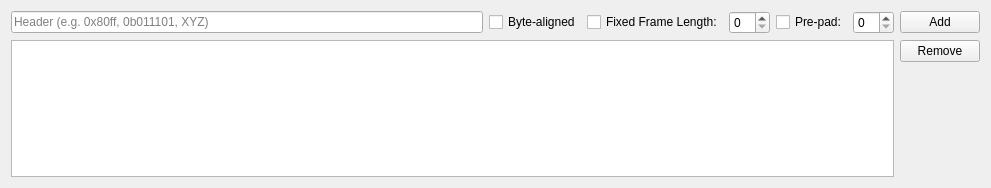
<?xml version="1.0" encoding="UTF-8"?>
<ui version="4.0">
 <class>HeaderFramerForm</class>
 <widget class="QWidget" name="HeaderFramerForm">
  <property name="geometry">
   <rect>
    <x>0</x>
    <y>0</y>
    <width>991</width>
    <height>188</height>
   </rect>
  </property>
  <property name="windowTitle">
   <string>Form</string>
  </property>
  <layout class="QVBoxLayout" name="verticalLayout_3">
   <item>
    <layout class="QHBoxLayout" name="horizontalLayout">
     <item>
      <widget class="QLineEdit" name="le_header">
       <property name="placeholderText">
        <string>Header (e.g. 0x80ff, 0b011101, XYZ)</string>
       </property>
      </widget>
     </item>
     <item>
      <widget class="QCheckBox" name="cb_byteAlign">
       <property name="text">
        <string>Byte-aligned</string>
       </property>
      </widget>
     </item>
     <item>
      <widget class="QCheckBox" name="cb_fixedLength">
       <property name="text">
        <string>Fixed Frame Length:</string>
       </property>
      </widget>
     </item>
     <item>
      <widget class="QSpinBox" name="sb_frameLength"/>
     </item>
     <item>
      <widget class="QCheckBox" name="cb_prePad">
       <property name="text">
        <string>Pre-pad:</string>
       </property>
      </widget>
     </item>
     <item>
      <widget class="QSpinBox" name="sb_prePad"/>
     </item>
     <item>
      <widget class="QPushButton" name="pb_add">
       <property name="text">
        <string>Add</string>
       </property>
      </widget>
     </item>
    </layout>
   </item>
   <item>
    <layout class="QHBoxLayout" name="horizontalLayout_2">
     <item>
      <layout class="QVBoxLayout" name="verticalLayout_2">
       <item>
        <widget class="QTableWidget" name="tw_headers">
         <property name="selectionBehavior">
          <enum>QAbstractItemView::SelectRows</enum>
         </property>
         <attribute name="horizontalHeaderDefaultSectionSize">
          <number>150</number>
         </attribute>
         <attribute name="horizontalHeaderHighlightSections">
          <bool>false</bool>
         </attribute>
         <attribute name="verticalHeaderVisible">
          <bool>false</bool>
         </attribute>
        </widget>
       </item>
      </layout>
     </item>
     <item>
      <layout class="QVBoxLayout" name="verticalLayout">
       <item>
        <widget class="QPushButton" name="pb_remove">
         <property name="text">
          <string>Remove</string>
         </property>
        </widget>
       </item>
       <item>
        <spacer name="verticalSpacer">
         <property name="orientation">
          <enum>Qt::Vertical</enum>
         </property>
         <property name="sizeHint" stdset="0">
          <size>
           <width>20</width>
           <height>40</height>
          </size>
         </property>
        </spacer>
       </item>
      </layout>
     </item>
    </layout>
   </item>
  </layout>
 </widget>
 <resources/>
 <connections/>
</ui>
